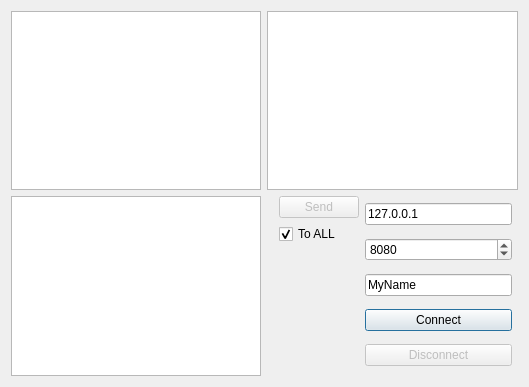
<?xml version="1.0" encoding="UTF-8"?>
<ui version="4.0">
 <class>Dialog</class>
 <widget class="QDialog" name="Dialog">
  <property name="geometry">
   <rect>
    <x>0</x>
    <y>0</y>
    <width>529</width>
    <height>387</height>
   </rect>
  </property>
  <property name="windowTitle">
   <string>Lab2 client</string>
  </property>
  <layout class="QGridLayout" name="gridLayout">
   <item row="0" column="0">
    <widget class="QListWidget" name="lwLog"/>
   </item>
   <item row="0" column="1" colspan="5">
    <widget class="QListWidget" name="lwUsers">
     <property name="selectionMode">
      <enum>QAbstractItemView::MultiSelection</enum>
     </property>
     <property name="sortingEnabled">
      <bool>true</bool>
     </property>
    </widget>
   </item>
   <item row="1" column="0">
    <widget class="QPlainTextEdit" name="pteMessage"/>
   </item>
   <item row="1" column="4">
    <layout class="QVBoxLayout" name="verticalLayout">
     <item>
      <widget class="QLineEdit" name="leHost">
       <property name="text">
        <string>127.0.0.1</string>
       </property>
      </widget>
     </item>
     <item>
      <widget class="QSpinBox" name="sbPort">
       <property name="maximum">
        <number>65536</number>
       </property>
       <property name="value">
        <number>8080</number>
       </property>
      </widget>
     </item>
     <item>
      <widget class="QLineEdit" name="leName">
       <property name="text">
        <string>MyName</string>
       </property>
      </widget>
     </item>
     <item>
      <widget class="QPushButton" name="pbConnect">
       <property name="text">
        <string>Connect</string>
       </property>
      </widget>
     </item>
     <item>
      <widget class="QPushButton" name="pbDisconnect">
       <property name="enabled">
        <bool>false</bool>
       </property>
       <property name="text">
        <string>Disconnect</string>
       </property>
      </widget>
     </item>
    </layout>
   </item>
   <item row="1" column="3">
    <layout class="QVBoxLayout" name="verticalLayout_2">
     <item>
      <widget class="QPushButton" name="pbSend">
       <property name="enabled">
        <bool>false</bool>
       </property>
       <property name="text">
        <string>Send</string>
       </property>
      </widget>
     </item>
     <item>
      <widget class="QCheckBox" name="cbToAll">
       <property name="text">
        <string>To ALL</string>
       </property>
       <property name="checked">
        <bool>true</bool>
       </property>
      </widget>
     </item>
     <item>
      <spacer name="verticalSpacer">
       <property name="orientation">
        <enum>Qt::Vertical</enum>
       </property>
       <property name="sizeHint" stdset="0">
        <size>
         <width>20</width>
         <height>40</height>
        </size>
       </property>
      </spacer>
     </item>
    </layout>
   </item>
  </layout>
 </widget>
 <layoutdefault spacing="6" margin="11"/>
 <resources/>
 <connections/>
</ui>
